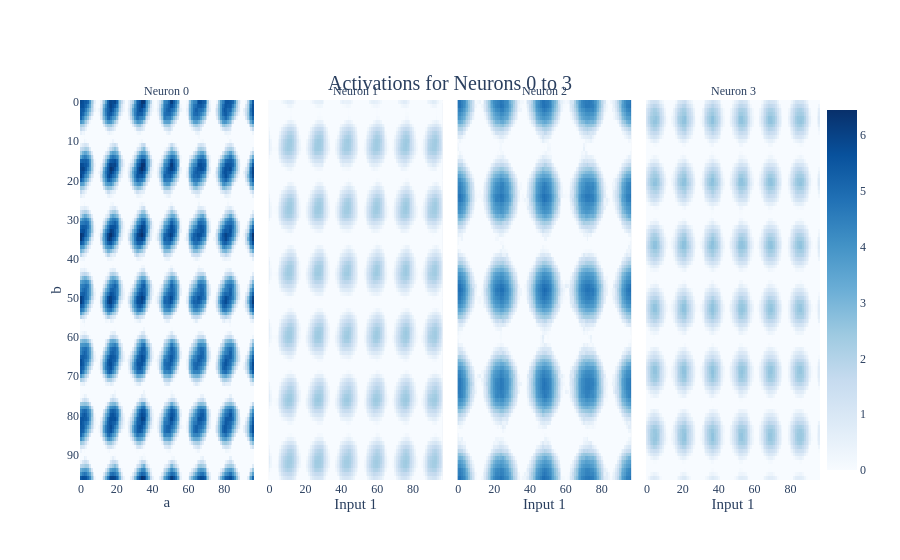

Here is the notebook cell this chart was saved with:
### Code cell
fig = inputs_heatmap(neuron_acts[:, :4],
                     title=f'Activations for Neurons 0 to 3',
                     return_fig=True,
                     color_continuous_scale='Blues',
                     facet_col=2,
                     facet_labels=[f"Neuron {i}" for i in range(4)],
                     zmin=0.)
fig.update_layout(xaxis_title="a", yaxis_title="b")
fig.show("vscode+colab")
write_image(fig, 'act_mlp_neuron_0')

### Figure 1 — Plotly figure (JSON) as saved in the notebook; plotly's stock layout.template omitted (floating-point values rounded to 4 significant figures; data arrays with more than 128 entries replaced by an {"elided": "..."} marker saying what was removed)
{"data": [{"coloraxis": "coloraxis", "name": "0", "z": {"elided": "97x97 float values"}, "type": "heatmap", "xaxis": "x", "yaxis": "y", "hovertemplate": "x: %{x}<br>y: %{y}<br>color: %{z}<extra></extra>"}, {"coloraxis": "coloraxis", "name": "1", "z": {"elided": "97x97 float values"}, "type": "heatmap", "xaxis": "x2", "yaxis": "y2", "hovertemplate": "x: %{x}<br>y: %{y}<br>color: %{z}<extra></extra>"}, {"coloraxis": "coloraxis", "name": "2", "z": {"elided": "97x97 float values"}, "type": "heatmap", "xaxis": "x3", "yaxis": "y3", "hovertemplate": "x: %{x}<br>y: %{y}<br>color: %{z}<extra></extra>"}, {"coloraxis": "coloraxis", "name": "3", "z": {"elided": "97x97 float values"}, "type": "heatmap", "xaxis": "x4", "yaxis": "y4", "hovertemplate": "x: %{x}<br>y: %{y}<br>color: %{z}<extra></extra>"}], "layout": {"xaxis": {"anchor": "y", "domain": [0, 0.235], "title": {"text": "a"}}, "yaxis": {"anchor": "x", "domain": [0, 1], "autorange": "reversed", "title": {"text": "b"}}, "xaxis2": {"anchor": "y2", "domain": [0.255, 0.49], "matches": "x", "title": {"text": "Input 1"}}, "yaxis2": {"anchor": "x2", "domain": [0, 1], "matches": "y", "showticklabels": false}, "xaxis3": {"anchor": "y3", "domain": [0.51, 0.745], "matches": "x", "title": {"text": "Input 1"}}, "yaxis3": {"anchor": "x3", "domain": [0, 1], "matches": "y", "showticklabels": false}, "xaxis4": {"anchor": "y4", "domain": [0.765, 1.0], "matches": "x", "title": {"text": "Input 1"}}, "yaxis4": {"anchor": "x4", "domain": [0, 1], "matches": "y", "showticklabels": false}, "annotations": [{"font": {}, "showarrow": false, "text": "Neuron 0", "x": 0.1175, "xanchor": "center", "xref": "paper", "y": 1, "yanchor": "bottom", "yref": "paper"}, {"font": {}, "showarrow": false, "text": "Neuron 1", "x": 0.3725, "xanchor": "center", "xref": "paper", "y": 1, "yanchor": "bottom", "yref": "paper"}, {"font": {}, "showarrow": false, "text": "Neuron 2", "x": 0.6275, "xanchor": "center", "xref": "paper", "y": 1, "yanchor": "bottom", "yref": "paper"}, {"font": {}, "showarrow": false, "text": "Neuron 3", "x": 0.8825, "xanchor": "center", "xref": "paper", "y": 1, "yanchor": "bottom", "yref": "paper"}], "coloraxis": {"colorscale": [[0, "rgb(247,251,255)"], [0.125, "rgb(222,235,247)"], [0.25, "rgb(198,219,239)"], [0.375, "rgb(158,202,225)"], [0.5, "rgb(107,174,214)"], [0.625, "rgb(66,146,198)"], [0.75, "rgb(33,113,181)"], [0.875, "rgb(8,81,156)"], [1, "rgb(8,48,107)"]], "cmid": 0, "cmin": 0, "cmax": 6.453}, "title": {"text": "Activations for Neurons 0 to 3"}}}
